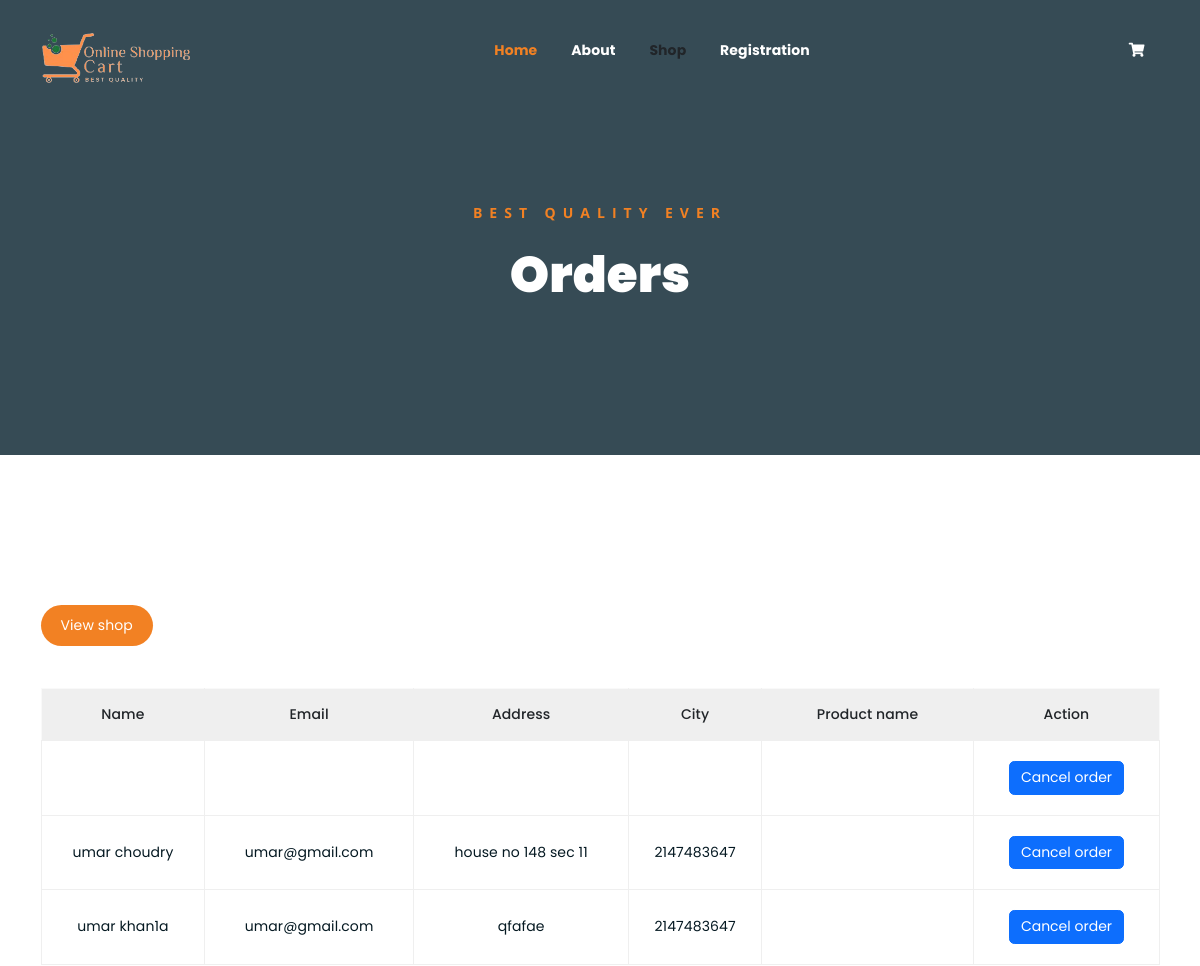
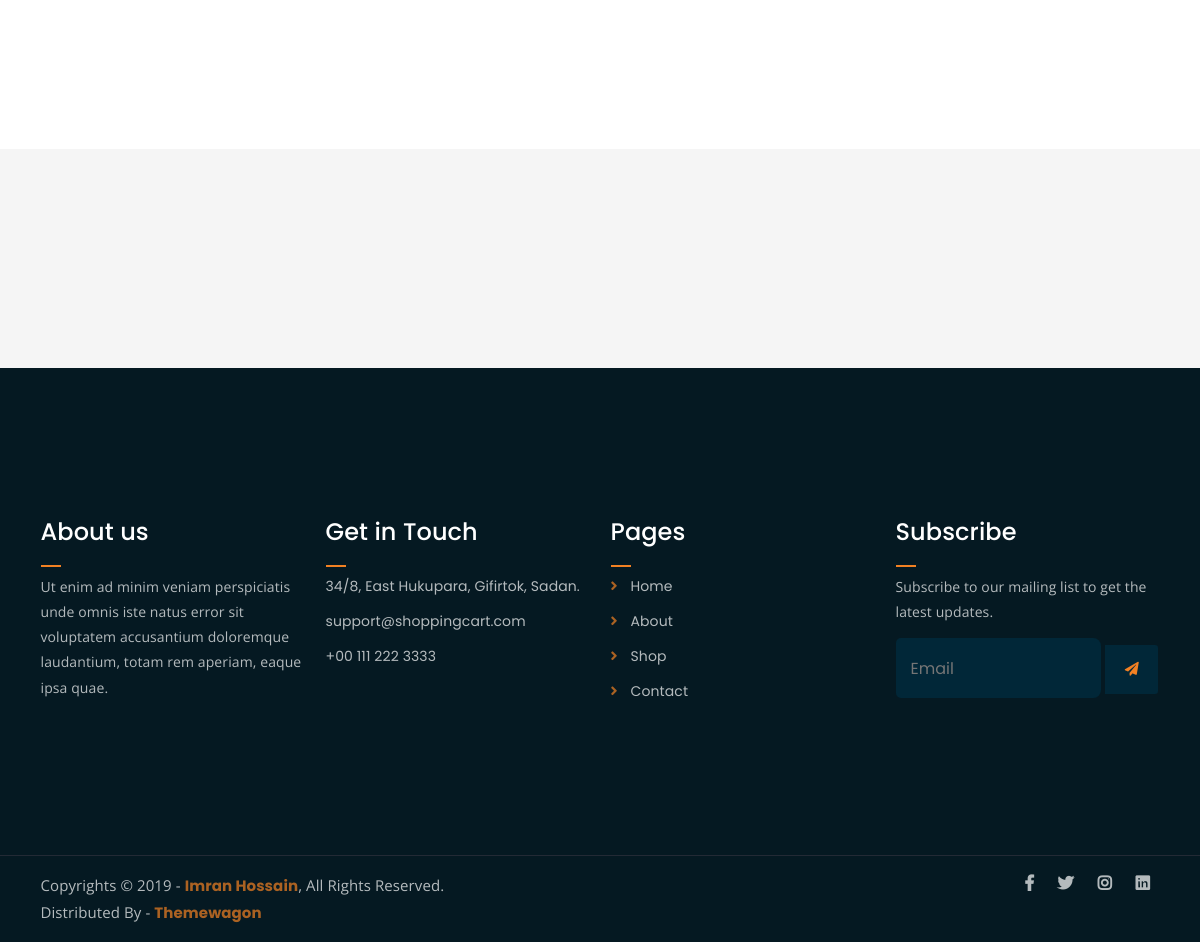
The app's page /order.php with its own data (2 pictures, top to bottom).
### tables this page shows
CREATE TABLE `checkout` (
  `id` int(11) NOT NULL,
  `name` varchar(255) NOT NULL,
  `email` varchar(255) NOT NULL,
  `address` varchar(255) NOT NULL,
  `phone` int(11) NOT NULL,
  `city` varchar(255) NOT NULL,
  `shipping` int(255) NOT NULL,
  `card` int(255) NOT NULL,
  `user_id` int(11) NOT NULL,
  `status` int(11) NOT NULL DEFAULT 1
);

### order.php (the view, shortened to what this page needs)
<?php
include("include/header.php");
include("include/navbar.php");
?>
	<div class="breadcrumb-section breadcrumb-bg">
		<div class="container">
			<div class="row">
				<div class="col-lg-8 offset-lg-2 text-center">
					<div class="breadcrumb-text">
						<p>best quality ever</p>
						<h1>Orders</h1>
					</div>
				</div>
			</div>
		</div>
	</div>
	<div class="cart-section mt-150 mb-150">
		<div class="container">
			<div class="cart-buttons">
			<a href="shop.php" class="boxed-btn mb-5">View shop</a>
			</div>
			<div class="row">
				<div class="col-lg-12 col-md-12">
					<div class="cart-table-wrap">
						<table class="cart-table">
							<thead class="cart-table-head">
								<tr class="table-head-row">
									<th class="product-name">Name</th>
									<th class="product-price">Email</th>
									<th class="product-price">Address</th>
									<th class="product-total">City</th>
									<th class="product-total">Product name</th>
									<th class="product-total">Action</th>
								</tr>
							</thead>
                <?php
			$user_id = $_SESSION['user_id'];
			$pname =$_SESSION['pname'];
			$data = "SELECT * FROM `checkout` WHERE `user_id` = '$user_id' AND `status` = 1";
                $data = mysqli_query($connection, $data);
                if ($data) {
                    if (mysqli_num_rows($data) > 0) {
                        while ($row = mysqli_fetch_assoc($data)) {
                ?>
							<tbody>
                            <tr class="table-body-row">
                <td class="product-name"><?php echo $row['name']?></td>
                <td class="product-price"><?php echo $row['email']?></td>
                <td class="product-price"><?php echo $row['address']?></td>
                <td class="product-total"><?php echo $row['city']?></td>
                <td class="product-total"><?php echo $pname ?></td>
<td>
    <a href="status.php?pid=<?php echo $row['id']; ?>">
        <button class="product-total btn btn-primary">Cancel order</button>
    </a>
</td>
                </tr>
							</tbody>
							<?php
						}
					}
				}
							?>
						</table>
					</div>
				</div>
			</div>
		</div>
	</div>
	<div class="logo-carousel-section">
		<div class="container">
			<div class="row">
				<div class="col-lg-12">
					<div class="logo-carousel-inner">
						<div class="single-logo-item">
							<img src="assets/img/company-logos/1.png" alt="">
						</div>
						<div class="single-logo-item">
							<img src="assets/img/company-logos/2.png" alt="">
						</div>
						<div class="single-logo-item">
							<img src="assets/img/company-logos/3.png" alt="">
						</div>
						<div class="single-logo-item">
							<img src="assets/img/company-logos/4.png" alt="">
						</div>
					</div>
				</div>
			</div>
		</div>
	</div>
	<?php
include("include/footer.php");
?>

### include/header.php (shortened to what this page needs)
<!DOCTYPE html>
<html lang="en">
<head>
	<link rel="stylesheet" href="assets/css/all.min.css">
	<link rel="stylesheet" href="assets/bootstrap/css/bootstrap.min.css">
	<link rel="stylesheet" href="assets/css/owl.carousel.css">
	<link rel="stylesheet" href="assets/css/magnific-popup.css">
	<link rel="stylesheet" href="assets/css/animate.css">
	<link rel="stylesheet" href="assets/css/meanmenu.min.css">
	<link rel="stylesheet" href="assets/css/main.css">
	<link rel="stylesheet" href="assets/css/responsive.css">
	<link rel="stylesheet" href="assets/css/sign.css">
	<link href="https://cdn.jsdelivr.net/npm/bootstrap@5.3.2/dist/css/bootstrap.min.css" rel="stylesheet">
</head>
<body>
	<div class="top-header-area" id="sticker">
		<div class="container">
			<div class="row">
				<div class="col-lg-12 col-sm-12 text-center">
					<div class="main-menu-wrap">

### include/navbar.php (shortened to what this page needs)
<?php
include('config.php');
?>
						<div class="site-logo">
							<a href="index.php">
								<img src="assets/img/logo-img.png" alt="">
							</a>
						</div>
						<nav class="main-menu">
							<ul>
							<?php
							if(isset($_SESSION['user_email'])){
							?>
								<li class="current-list-item"><a href="index.php">Home</a>
								</li>
								<li><a href="about.php">About</a></li>
								<li><a href="contact.php">Contact</a></li>
								<li><a  href="shop.php">Shop</a>
									<ul class="sub-menu">
										<li><a href="shop.php">Shop</a></li>
										<li><a href="checkout.php">Check Out</a></li>
										<li><a href="single-product.php">Single Product</a></li>
									</ul>
								</li>
								<?php
								$current_user_id = $_SESSION['user_id'];
								$count = mysqli_query($connection, "SELECT count(cart_id) as total_cart from `cart` where `user_id` = '$current_user_id'");
								if(mysqli_num_rows($count) > 0){
									$cart_count = mysqli_fetch_assoc($count);
								}
								?>
								<a class="shopping-cart" href="cart.php"><i style="color:white;" class="fas fa-shopping-cart"></i><sup><?php echo $cart_count['total_cart']?></sup></a>
								<li><a><?php echo $_SESSION['user_fname']. " " .$_SESSION['user_lname'] ?></a>
									<ul class="sub-menu">
									<li><a href="cart.php">Cart</a>
									<li><a href="order.php">Orders</a></li>
									<li><a href="checkorder.php">Cancelled Orders</a></li>
									<li><a href="user-profile.php">User Profile</a></li>
									<li><a href="changepass.php">Change password</a></li>
									<li><a href="user-lgout.php">Log out</a></li>
									</ul>
								</li>
									<?php
									}else{
									?>
									<li class="current-list-item"><a href="index.php">Home</a>
								</li>
								<li><a href="about.php">About</a></li>
								<li><a >Shop</a>
								</li>
								<li><a href="shop.php">Registration</a>
								</li>
								<li>
									<div class="header-icons">
										<a class="shopping-cart" href="cart.php"><i class="fas fa-shopping-cart"></i></a>
									</div>
								</li>
								<?php
									}
								?>
							</ul>
						</nav>
					</div>
				</div>
			</div>
		</div>
	</div>

### include/footer.php (shortened to what this page needs)
	<div class="footer-area">
		<div class="container">
			<div class="row">
				<div class="col-lg-3 col-md-6">
					<div class="footer-box about-widget">
						<h2 class="widget-title">About us</h2>
						<p>Ut enim ad minim veniam perspiciatis unde omnis iste natus error sit voluptatem accusantium doloremque laudantium, totam rem aperiam, eaque ipsa quae.</p>
					</div>
				</div>
				<div class="col-lg-3 col-md-6">
					<div class="footer-box get-in-touch">
						<h2 class="widget-title">Get in Touch</h2>
						<ul>
							<li>34/8, East Hukupara, Gifirtok, Sadan.</li>
							<li>support@shoppingcart.com</li>
							<li>+00 111 222 3333</li>
						</ul>
					</div>
				</div>
				<div class="col-lg-3 col-md-6">
					<div class="footer-box pages">
						<h2 class="widget-title">Pages</h2>
						<ul>
							<li><a href="index.php">Home</a></li>
							<li><a href="about.php">About</a></li>
							<li><a href="services.php">Shop</a></li>
							<li><a href="contact.php">Contact</a></li>
						</ul>
					</div>
				</div>
				<div class="col-lg-3 col-md-6">
					<div class="footer-box subscribe">
						<h2 class="widget-title">Subscribe</h2>
						<p>Subscribe to our mailing list to get the latest updates.</p>
						<form action="sub.php" method="POST">
							<input name="semail" type="email" placeholder="Email">
							<button name="ssubmit" type="submit"><i class="fas fa-paper-plane"></i></button>
						</form>
					</div>
				</div>
			</div>
		</div>
	</div>
	<div class="copyright">
		<div class="container">
			<div class="row">
				<div class="col-lg-6 col-md-12">
					<p>Copyrights &copy; 2019 - <a href="https://imransdesign.com/">Imran Hossain</a>,  All Rights Reserved.<br>
						Distributed By - <a href="https://themewagon.com/">Themewagon</a>
					</p>
				</div>
				<div class="col-lg-6 text-right col-md-12">
					<div class="social-icons">
						<ul>
							<li><a href="https://web.facebook.com/" target="_blank"><i class="fab fa-facebook-f"></i></a></li>
							<li><a href="https://twitter.com/" target="_blank"><i class="fab fa-twitter"></i></a></li>
							<li><a href="https://www.instagram.com/" target="_blank"><i class="fab fa-instagram"></i></a></li>
							<li><a href="https://pk.linkedin.com/" target="_blank"><i class="fab fa-linkedin"></i></a></li>
						</ul>
					</div>
				</div>
			</div>
		</div>
	</div>
</body>
</html>

### assets/css/responsive.css (style rules this page uses)
@media only screen and (min-width: 992px) and (max-width: 1200px) { .cart-buttons a:first-child { margin-right: 0; margin-bottom: 15px; } }

### assets/css/sign.css (style rules this page uses)
* { margin: 0; padding: 0; box-sizing: border-box; font-family: "Poppins", sans-serif; }
body { min-height: 100vh; align-items: center; justify-content: center; }
form input { height: 60px; outline: none; border: none; padding: 0 15px; font-size: 16px; font-weight: 400; color: #333; border-radius: 8px; background: #fff; }
a { text-decoration: none !important; }

### records on screen
checkout: name "umar choudry", email "umar@gmail.com", address "house no 148 sec 11", city "2147483647"
checkout: name "umar khan1a", email "umar@gmail.com", address "qfafae", city "2147483647"
